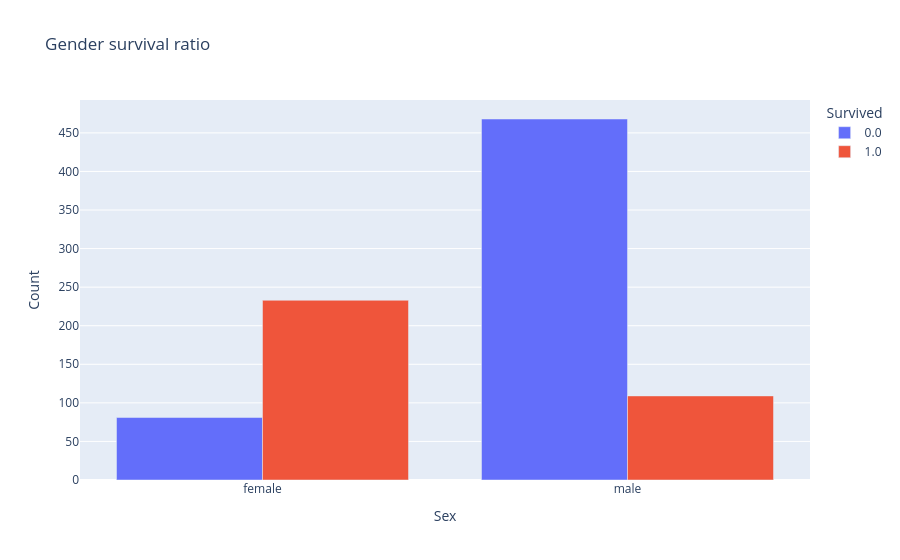

Notebook code for this chart:
### Markdown cell above
**4. Bar chart(interactive)**\
Количество погибших и выживших по полу

### Code cell
survival_counts_by_gender = titanic_df.groupby(["Survived", "Sex"], observed=False).size().reset_index(name="Count")

fig = px.bar(survival_counts_by_gender, x="Sex", y="Count", color="Survived", barmode="group", title="Gender survival ratio")
fig.show()

### Figure 1 — Plotly figure (JSON) as saved in the notebook; plotly's stock layout.template omitted (floating-point values rounded to 4 significant figures)
{"data": [{"alignmentgroup": "True", "hovertemplate": "Survived=0.0<br>Sex=%{x}<br>Count=%{y}<extra></extra>", "legendgroup": "0.0", "marker": {"color": "#636efa", "pattern": {"shape": ""}}, "name": "0.0", "offsetgroup": "0.0", "orientation": "v", "showlegend": true, "textposition": "auto", "type": "bar", "x": ["female", "male"], "xaxis": "x", "y": [81, 468], "yaxis": "y"}, {"alignmentgroup": "True", "hovertemplate": "Survived=1.0<br>Sex=%{x}<br>Count=%{y}<extra></extra>", "legendgroup": "1.0", "marker": {"color": "#EF553B", "pattern": {"shape": ""}}, "name": "1.0", "offsetgroup": "1.0", "orientation": "v", "showlegend": true, "textposition": "auto", "type": "bar", "x": ["female", "male"], "xaxis": "x", "y": [233, 109], "yaxis": "y"}], "layout": {"barmode": "group", "legend": {"title": {"text": "Survived"}, "tracegroupgap": 0}, "title": {"text": "Gender survival ratio"}, "xaxis": {"anchor": "y", "domain": [0, 1], "title": {"text": "Sex"}}, "yaxis": {"anchor": "x", "domain": [0, 1], "title": {"text": "Count"}}}}
